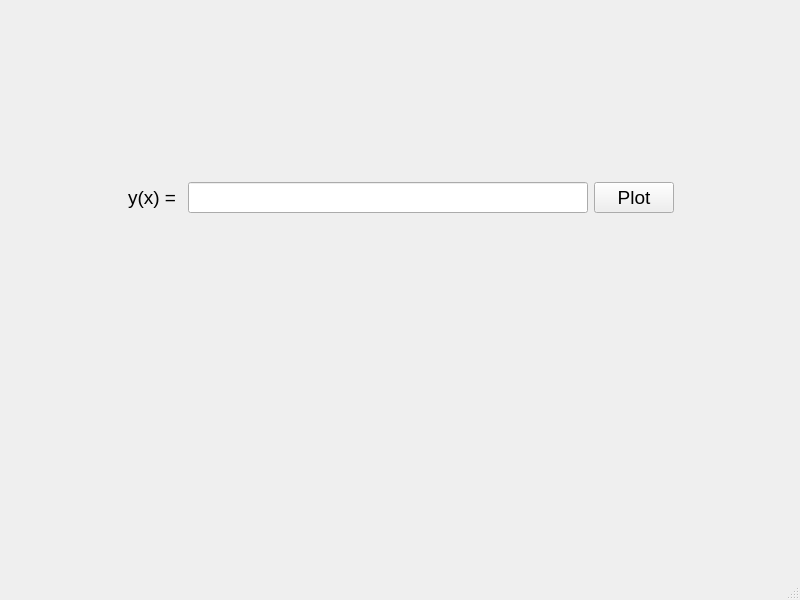
<?xml version="1.0" encoding="UTF-8"?>
<ui version="4.0">
 <class>MainWindow</class>
 <widget class="QMainWindow" name="MainWindow">
  <property name="geometry">
   <rect>
    <x>0</x>
    <y>0</y>
    <width>800</width>
    <height>600</height>
   </rect>
  </property>
  <property name="sizePolicy">
   <sizepolicy hsizetype="Fixed" vsizetype="Fixed">
    <horstretch>0</horstretch>
    <verstretch>0</verstretch>
   </sizepolicy>
  </property>
  <property name="minimumSize">
   <size>
    <width>800</width>
    <height>600</height>
   </size>
  </property>
  <property name="maximumSize">
   <size>
    <width>800</width>
    <height>600</height>
   </size>
  </property>
  <property name="windowTitle">
   <string>MainWindow</string>
  </property>
  <widget class="QWidget" name="centralWidget">
   <widget class="QWidget" name="verticalLayoutWidget">
    <property name="geometry">
     <rect>
      <x>10</x>
      <y>10</y>
      <width>781</width>
      <height>561</height>
     </rect>
    </property>
    <layout class="QVBoxLayout" name="verticalLayout">
     <property name="sizeConstraint">
      <enum>QLayout::SetMinimumSize</enum>
     </property>
     <item>
      <layout class="QHBoxLayout" name="horizontalLayout">
       <property name="sizeConstraint">
        <enum>QLayout::SetDefaultConstraint</enum>
       </property>
       <item>
        <spacer name="horizontalSpacer">
         <property name="orientation">
          <enum>Qt::Horizontal</enum>
         </property>
         <property name="sizeHint" stdset="0">
          <size>
           <width>40</width>
           <height>20</height>
          </size>
         </property>
        </spacer>
       </item>
       <item>
        <widget class="QLabel" name="label">
         <property name="sizePolicy">
          <sizepolicy hsizetype="Fixed" vsizetype="Fixed">
           <horstretch>0</horstretch>
           <verstretch>0</verstretch>
          </sizepolicy>
         </property>
         <property name="font">
          <font>
           <pointsize>14</pointsize>
           <weight>50</weight>
           <italic>false</italic>
           <bold>false</bold>
          </font>
         </property>
         <property name="text">
          <string>y(x) = </string>
         </property>
        </widget>
       </item>
       <item>
        <widget class="QLineEdit" name="expressionEditor">
         <property name="sizePolicy">
          <sizepolicy hsizetype="Fixed" vsizetype="Fixed">
           <horstretch>0</horstretch>
           <verstretch>0</verstretch>
          </sizepolicy>
         </property>
         <property name="minimumSize">
          <size>
           <width>400</width>
           <height>0</height>
          </size>
         </property>
         <property name="font">
          <font>
           <pointsize>14</pointsize>
           <weight>50</weight>
           <italic>false</italic>
           <bold>false</bold>
          </font>
         </property>
         <property name="focusPolicy">
          <enum>Qt::StrongFocus</enum>
         </property>
         <property name="cursorMoveStyle">
          <enum>Qt::VisualMoveStyle</enum>
         </property>
        </widget>
       </item>
       <item>
        <widget class="QPushButton" name="plotButton">
         <property name="sizePolicy">
          <sizepolicy hsizetype="Fixed" vsizetype="Fixed">
           <horstretch>0</horstretch>
           <verstretch>0</verstretch>
          </sizepolicy>
         </property>
         <property name="font">
          <font>
           <pointsize>14</pointsize>
           <weight>50</weight>
           <italic>false</italic>
           <bold>false</bold>
          </font>
         </property>
         <property name="focusPolicy">
          <enum>Qt::ClickFocus</enum>
         </property>
         <property name="text">
          <string>Plot</string>
         </property>
        </widget>
       </item>
       <item>
        <spacer name="horizontalSpacer_2">
         <property name="orientation">
          <enum>Qt::Horizontal</enum>
         </property>
         <property name="sizeHint" stdset="0">
          <size>
           <width>40</width>
           <height>20</height>
          </size>
         </property>
        </spacer>
       </item>
      </layout>
     </item>
     <item>
      <widget class="QLabel" name="diffLabel">
       <property name="maximumSize">
        <size>
         <width>16777215</width>
         <height>18</height>
        </size>
       </property>
       <property name="font">
        <font>
         <pointsize>14</pointsize>
        </font>
       </property>
       <property name="text">
        <string/>
       </property>
       <property name="alignment">
        <set>Qt::AlignCenter</set>
       </property>
      </widget>
     </item>
    </layout>
   </widget>
  </widget>
  <widget class="QStatusBar" name="statusBar"/>
 </widget>
 <layoutdefault spacing="6" margin="11"/>
 <resources/>
 <connections/>
</ui>
